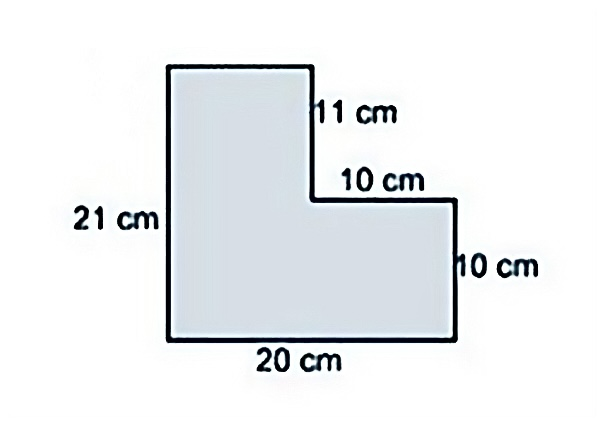
#> input picture sourses/Compound1.jpg, 604 x 424 px; its folder holds only this picture in this run
$ python huidu.py
#> lines starting #> are read from the running program, lines starting #| are printed output that depends on the picture
from PIL import Image
import os

def apply_color_tint(input_path, output_path, tint_color=(255, 0, 0), alpha=0.5):
    """
    给图片应用一个颜色滤镜。

    Args:
        input_path (str): 输入图片路径。
        output_path (str): 输出图片路径。
        tint_color (tuple): RGB 格式的颜色元组，如 (255, 0, 0) 为红色。
        alpha (float): 混合的透明度，0.0 (完全透明) 到 1.0 (完全不透明)。
    """
#> called with input_path = 'sourses/Compound1.jpg', output_path = 'output_red_tint/Compound1_redtint.jpg', tint_color = (255, 0, 0), alpha = 0.3
    try:
        # 打开图片
        image = Image.open(input_path)
#> image is the input picture: PIL image 604x424 RGB; mean R, G, B 236.6, 238.8, 240.8

        # 确保图片是 RGB 模式，以便与颜色滤镜混合
        if image.mode != 'RGB':
            image = image.convert('RGB')

        # 创建一个纯色滤镜图片
        color_filter = Image.new("RGB", image.size, tint_color)
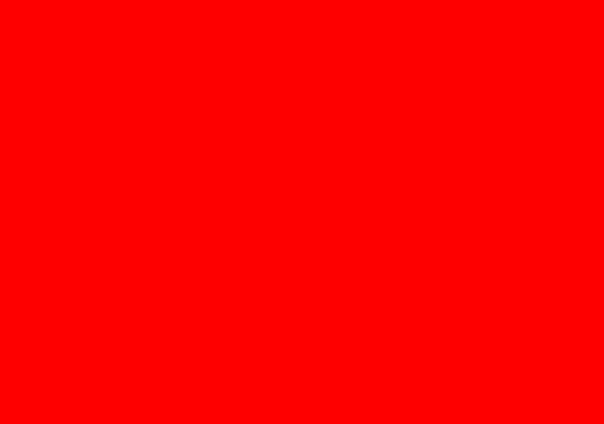
#> color_filter: PIL image 604x424 RGB; mean R, G, B 255, 0, 0

        # 将原图与颜色滤镜混合
        # alpha 参数决定了颜色滤镜的强度
        tinted_image = Image.blend(image, color_filter, alpha)
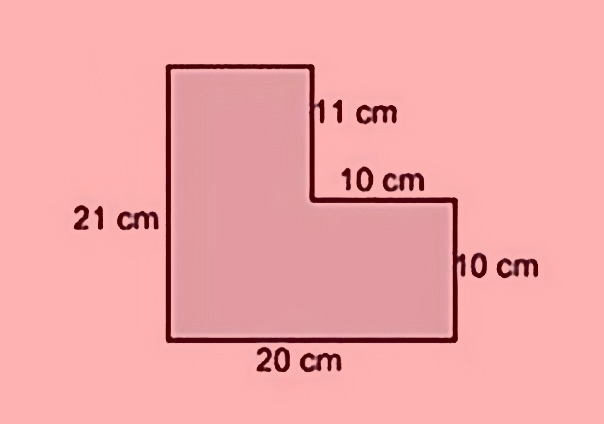
#> tinted_image: PIL image 604x424 RGB; mean R, G, B 242, 166.7, 168.1

        # 保存处理后的图片
        # 确保输出目录存在
        output_dir = os.path.dirname(output_path)
        if output_dir and not os.path.exists(output_dir):
            os.makedirs(output_dir)

        tinted_image.save(output_path)
        print(f"成功给 {input_path} 应用颜色滤镜并保存到 {output_path}")

    except Exception as e:
        print(f"处理文件 {input_path} 时发生错误: {e}")

# 示例使用方法 (应用红色滤镜):
input_dir = "sourses"
output_dir_red_tint = "output_red_tint" # 将输出保存到不同目录

# 确保输入目录存在
if not os.path.exists(input_dir):
    print(f"错误：输入目录 '{input_dir}' 不存在。")
else:
    # 确保输出目录存在
    if not os.path.exists(output_dir_red_tint):
        os.makedirs(output_dir_red_tint)

    for file in os.listdir(input_dir):
         # 检查文件扩展名，忽略目录
        if os.path.isfile(os.path.join(input_dir, file)) and file.lower().endswith((".jpg", ".png", ".jpeg", ".bmp", ".gif")):
            input_path = os.path.join(input_dir, file)

            # 构建输出文件名，例如 original.jpg -> original_redtint.jpg
            base_name, ext = os.path.splitext(file)
            output_file_name = f"{base_name}_redtint{ext}"
            output_path = os.path.join(output_dir_red_tint, output_file_name)

            apply_color_tint(input_path, output_path, tint_color=(255, 0, 0), alpha=0.3) # 可以调整 alpha 值

$ run again, on sourses/Compound5.jpg
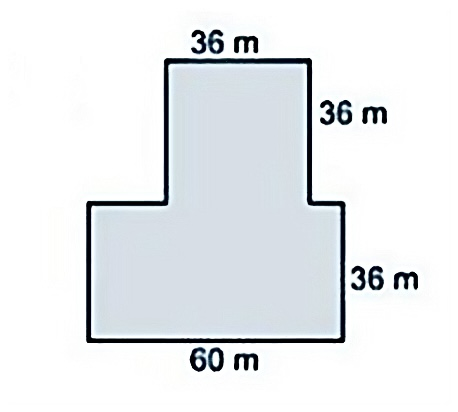
#> input picture sourses/Compound5.jpg, 458 x 412 px
#> in apply_color_tint, image is the input picture: PIL image 458x412 RGB; mean R, G, B 233, 235.9, 238.3
#> in apply_color_tint, `tinted_image = Image.blend(image, color_filter, alpha)`:
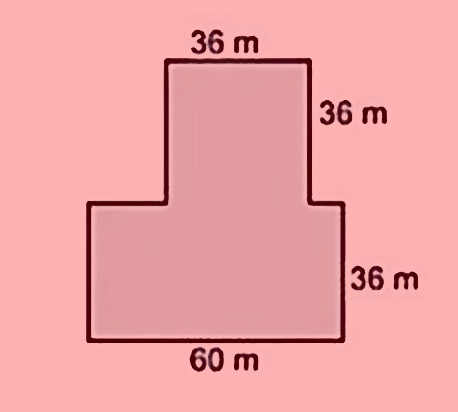
#> tinted_image: PIL image 458x412 RGB; mean R, G, B 239.4, 164.6, 166.4

$ run again, on sourses/Compound6.jpg
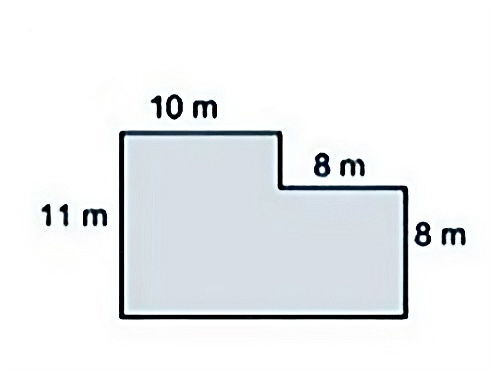
#> input picture sourses/Compound6.jpg, 498 x 378 px
#> in apply_color_tint, image is the input picture: PIL image 498x378 RGB; mean R, G, B 236.8, 239.1, 241.1
#> in apply_color_tint, `tinted_image = Image.blend(image, color_filter, alpha)`:
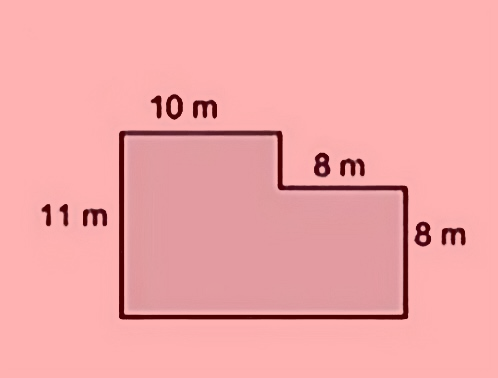
#> tinted_image: PIL image 498x378 RGB; mean R, G, B 242.1, 166.9, 168.3

$ run again, on sourses/Compound3.jpg
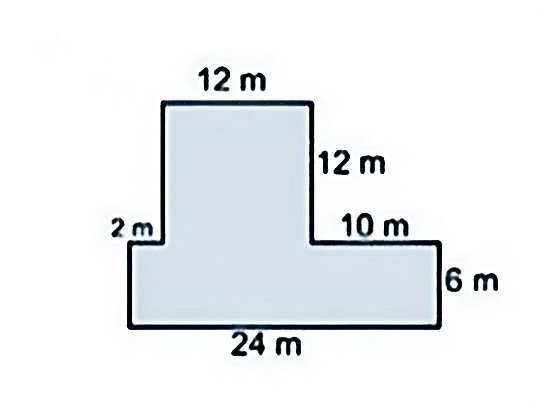
#> input picture sourses/Compound3.jpg, 546 x 410 px
#> in apply_color_tint, image is the input picture: PIL image 546x410 RGB; mean R, G, B 236.9, 239.2, 241
#> in apply_color_tint, `tinted_image = Image.blend(image, color_filter, alpha)`:
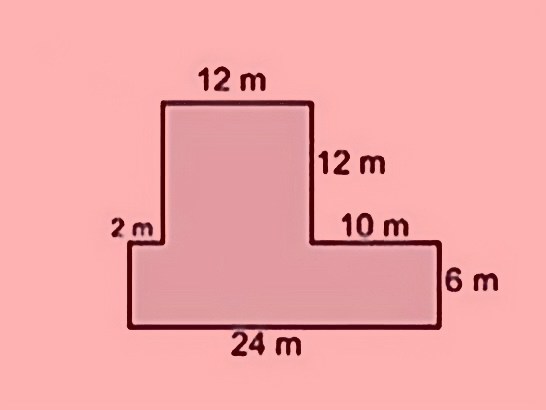
#> tinted_image: PIL image 546x410 RGB; mean R, G, B 242.1, 166.9, 168.3
